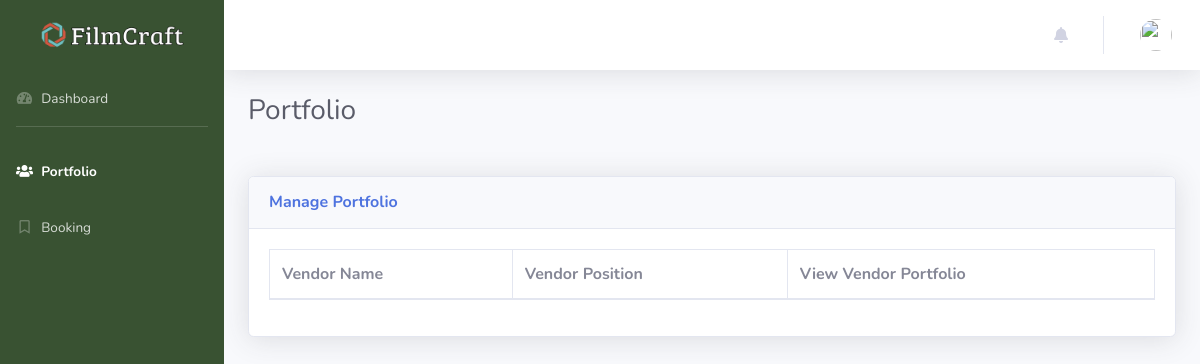
/user_admin/portfolio.php, run on an earlier commit of the app's database.
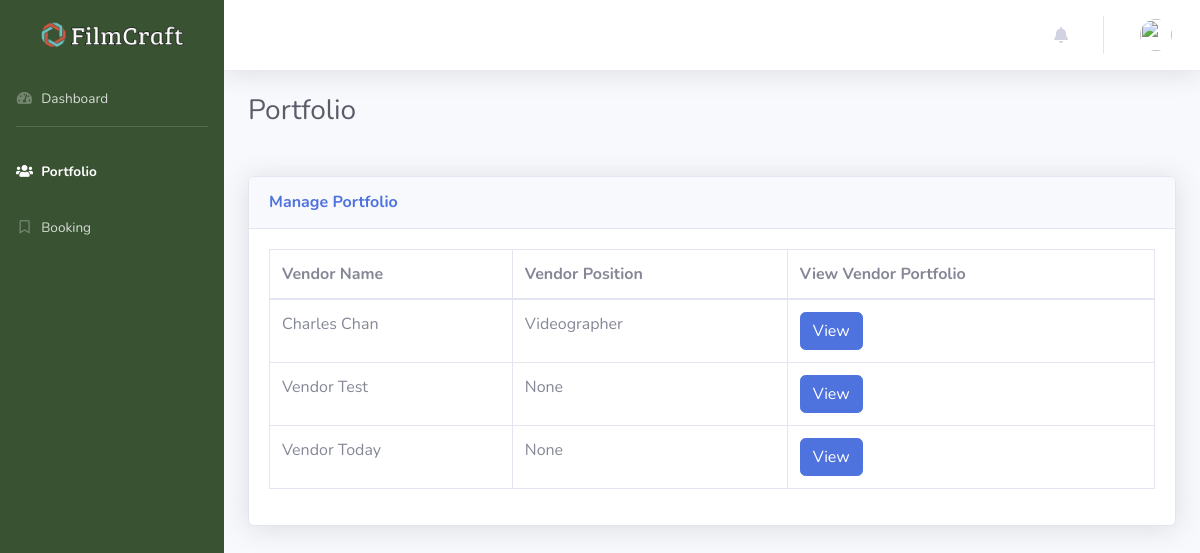
And on a later commit of the database.
### tables this page shows
CREATE TABLE `portfolio` (
  `portfolioId` int(11) NOT NULL,
  `vendor_Id` int(11) NOT NULL,
  `vendorWork_Id` int(11) NOT NULL,
  `portfolioFirstName` varchar(50) NOT NULL,
  `portfolioLastName` varchar(50) NOT NULL,
  `portfolioAddress` varchar(150) NOT NULL,
  `portfolioEmail` varchar(150) NOT NULL,
  `portfolioVendorPosition` varchar(50) NOT NULL,
  `portfolioProfileImage` varchar(255) NOT NULL,
  `portfolioRating` varchar(50) NOT NULL,
  `portfolioBookingRate` varchar(250) NOT NULL,
  `portfolioStartPrice` varchar(150) NOT NULL DEFAULT '0',
  `portfolioEndPrice` varchar(150) NOT NULL DEFAULT '0',
  `portfolioDescription` varchar(255) NOT NULL,
  `portfolioStatus` tinyint(4) NOT NULL
);

CREATE TABLE `vendor` (
  `vendorId` int(11) NOT NULL,
  `vendorEmail` varchar(150) NOT NULL,
  `vendorPassword` varchar(150) NOT NULL,
  `vendorFirstName` varchar(50) NOT NULL,
  `vendorLastName` varchar(50) NOT NULL,
  `vendorGender` varchar(20) NOT NULL,
  `vendorBirthdate` varchar(50) NOT NULL,
  `vendorNumber` varchar(50) NOT NULL,
  `vendorAddress` varchar(150) NOT NULL,
  `vendorType` varchar(50) NOT NULL,
  `vendorPosition` varchar(50) NOT NULL,
  `vendorProfileImage` varchar(255) NOT NULL,
  `vendorStatus` tinyint(5) NOT NULL,
  `vendorUserType` varchar(150) NOT NULL,
  `vendorLatitude` varchar(255) NOT NULL,
  `vendorLongitude` varchar(255) NOT NULL
);

### user_admin/portfolio.php (the view, shortened to what this page needs)
<?php
include("header.php");
?>
<body id="page-top">
    <div id="wrapper">
        <ul class="navbar-nav sidebar sidebar-dark accordion" id="accordionSidebar" style="background-color:#395232">
            <a class="sidebar-brand d-flex align-items-center justify-content-center" href="index.php">
                <div class="sidebar-brand-icon">
                     <img src="../resources/img/filmcraft.png" width="150">
                </div>
            </a>
            <li class="nav-item">
                <a class="nav-link" href="index.php">
                    <i class="fas fa-fw fa-tachometer-alt"></i>
                    <span>Dashboard</span></a>
                </li>
            <hr class="sidebar-divider">
            <li class="nav-item active">
                <a class="nav-link" href="portfolio.php">
                    <i class="fas fa-fw fa-users"></i>
                    <span>Portfolio</span></a>
                </li>
            <li class="nav-item">
                <a class="nav-link" href="booking.php">
                    <i class="far fa-fw fa-bookmark"></i>
                    <span>Booking</span></a>
                </li>
        </ul>
        <div id="content-wrapper" class="d-flex flex-column">
            <div id="content">
                <nav class="navbar navbar-expand navbar-light bg-white topbar mb-4 static-top shadow">
                    <ul class="navbar-nav ml-auto">
                          <?php include("notifications.php") ?>
                         <?php include("topnav.php") ?>
                    </ul>
                </nav>
                <div class="container-fluid">
                    <h1 class="h3 mb-5 text-gray-800">Portfolio</h1>
                    <div class="card shadow mb-4">
                        <div class="card-header py-3">
                            <h6 class="m-0 font-weight-bold text-primary">Manage Portfolio</h6>
                        </div>
                        <div class="card-body">
                            <div class="table-responsive">
                                <table class="table table-bordered" id="dataTablex" width="100%" cellspacing="0">
                                    <thead>
                                        <tr>
                                            <th>Vendor Name</th>
                                            <th>Vendor Position</th>
                                            <th>View Vendor Portfolio</th>
                                        </tr>
                                    </thead>
                                    <tbody>
                                        <?php
                                        $conn = mysqli_connect("localhost","root","","filmcraft");
                                        $query = "SELECT * FROM portfolio
                                        JOIN vendor ON portfolio.vendor_Id = vendor.vendorId
                                        WHERE portfolio.portfolioStatus = 1;
                                        ";
                                        $result = mysqli_query($conn,$query);
                                        while($row = mysqli_fetch_assoc($result)) {
                                        $fetchId        = $row['vendor_Id'];
                                        $fetchFirstName = $row['vendorFirstName'];
                                        $fetchLastName  = $row['vendorLastName'];
                                        $concatName     = $fetchFirstName.' '.$fetchLastName;
                                        $fetchPosition  = $row['portfolioVendorPosition'];
                                        ?>
                                        <tr>
                                            <td><?php echo $concatName ?></td>
                                            <td><?php echo $fetchPosition ?></td>
                                            <td><a href="view-portfolio.php?VID=<?php echo $fetchId ?>" class="btn btn-primary">View</a></td>
                                        </tr>
                                       <?php } ?>
                                    </tbody>
                                </table>
                            </div>
                        </div>
                    </div>
                </div>
            </div>
        </div>
    </div>
<?php
include("footer.php");
?>

What changed in the data, as far as the page shows it:
added portfolio: vendor_Id.vendorLastName "Charles Chan", portfolioVendorPosition "Videographer"
added portfolio: vendor_Id.vendorLastName "Vendor Test", portfolioVendorPosition "None"
added portfolio: vendor_Id.vendorLastName "Vendor Today", portfolioVendorPosition "None"
